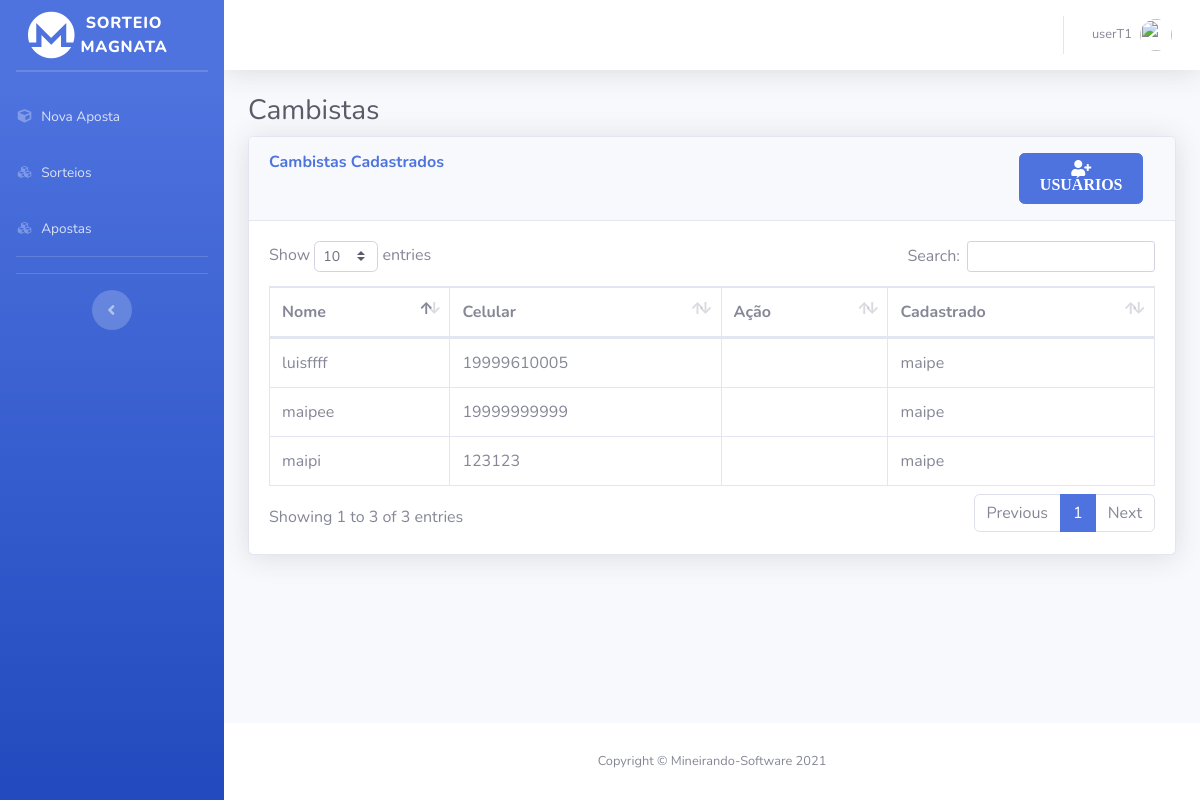
/cambistas.php (signed in), run on the app's committed database.
### tables this page shows
CREATE TABLE `user` (
  `iduser` int(11) NOT NULL,
  `name` varchar(45) NOT NULL,
  `celular` varchar(45) NOT NULL,
  `senha` varchar(100) NOT NULL,
  `tipo` varchar(45) NOT NULL DEFAULT '0',
  `idSuperior` int(11) DEFAULT NULL
);

### cambistas.php (the view, shortened to what this page needs)
<?php
include('php/server.php') ;
  $sort_check_query = 'SELECT * FROM user WHERE tipo = "1" ';
  $result = mysqli_query($db,$sort_check_query);
?>
<!DOCTYPE html>
<html lang="pt-br">
<head>
  <link href="vendor/fontawesome-free/css/all.min.css" rel="stylesheet" type="text/css">
  <link href="css/sb-admin-2.min.css" rel="stylesheet">
  <link href="vendor/datatables/dataTables.bootstrap4.min.css" rel="stylesheet">
</head>
<body id="page-top">
  <div id="wrapper">
    <ul class="navbar-nav bg-gradient-primary sidebar sidebar-dark accordion no-print" id="accordionSidebar">
      <a class="sidebar-brand d-flex align-items-center justify-content-center" href="index.php">
        <div class="col">
          <i class="fab fa-monero fa-3x"></i>
        </div>
        <div class="sidebar-brand-text mx-3">Sorteio Magnata</div>
      </a>
      <hr class="sidebar-divider my-0">
      <hr class="sidebar-divider">
      <li class="nav-item">
        <a class="nav-link" href="novaaposta.php">
          <i class="fas fa-fw fa-cube"></i>
          <span>Nova Aposta</span></a>
      </li>
      <li class="nav-item">
        <a class="nav-link" href="sorteios.php">
          <i class="fas fa-fw fa-cubes"></i>
          <span>Sorteios</span></a>
      </li>
<li class="nav-item">
        <a class="nav-link" href="apostas.php">
          <i class="fas fa-fw fa-cubes"></i>
          <span>Apostas</span></a>
      </li>
      <hr class="sidebar-divider">
      <hr class="sidebar-divider d-none d-md-block">
      <div class="text-center d-none d-md-inline">
        <button class="rounded-circle border-0" id="sidebarToggle"></button>
      </div>
    </ul>
    <div id="content-wrapper" class="d-flex flex-column">
      <div id="content">
        <nav class="navbar navbar-expand navbar-light bg-white topbar mb-4 static-top shadow">
          <ul class="navbar-nav ml-auto">
              <li class="nav-item dropdown no-arrow">
                <a class="nav-link dropdown-toggle" href="#" id="userDropdown" role="button" data-toggle="dropdown" aria-haspopup="true" aria-expanded="false">
                  <span class="mr-2 d-none d-lg-inline text-gray-600 small"><?php echo $_SESSION['username']; ?></span>
                  <img class="img-profile rounded-circle" src="https://source.unsplash.com/QAB-WJcbgJk/60x60">
                </a>
              </li>
          </ul>
        </nav>
        <div class="container-fluid">
          <h1 class="h3 mb-2 text-gray-800">Cambistas</h1>
          <div class="card shadow mb-4">
            <div class="card-header py-3" style="display: flex; flex-direction: row; justify-content: space-between; width: 100%; margin-left: 0px;">
              <h6 class="m-0 font-weight-bold text-primary" style="width: 45%;">Cambistas Cadastrados</h6>
              <div class="col-lg-2 col-md-9 col-sm-12">
                <button class="btn btn-primary" data-toggle="modal" data-target="#modalExemplo"> <i class="fas fa-user-plus"> USUÁRIOS </i> </button>
              </div>
            </div>
            <div class="card-body">
              <div class="table-responsive">
                <table class="table table-bordered" id="dataTable" width="100%" cellspacing="0">
                  <thead>
                    <tr>
                      <th>Nome</th>
                      <th>Celular</th>
                      <th>Ação</th>
                      <th>Cadastrado</th>
                    </tr>
                  </thead>
                  <tbody>
                  <?php
                  $cont =0;
                   while($row = $result->fetch_assoc()) {
                    if($row['idSuperior']==0){
                      $nammm =  "Desconhecido";
                    }
                    else{
                      $user_check_query = 'SELECT * FROM user WHERE iduser='.$row['idSuperior'].'  LIMIT 1';
                    $result1 = mysqli_query($db, $user_check_query);
                    $user = mysqli_fetch_assoc($result1);
                    $nammm =  $user['name'];
                    $idd = $user['iduser'];
                    }
                    $idsup= $_SESSION['id'];
                    echo("<tr>
                    <td>".$row['name']."</td>
                    <td>".$row['celular']."</td>
                    ");
                  if($idd == $idsup){
                    echo("<form id='exc_camb".$cont."' class='dropdown-item' method='post' action='cambistas.php'>
                    <input type='hidden' id='custId' name='idDelet' value='".$row['iduser']."'>
                    <input type='hidden' id='tipo' name='tipo' value='1'>
                  </form>
                    <td style='display: flex;'>
                     <div style='width: 44px !important; max-width: 30%; position: relative;'> <input  class='btn btn-danger' type='submit' form='exc_camb".$cont."' name='exc_camb'  value='    '/><i class='fa fa-minus-square'".$cont."' style='    position: absolute; left: 35%; top: 30%;  color: white; '></i></div >
                  </td>");
                  }
                  else{
                    echo("<td></td>
                    ");
                  }
                  echo("<td>".$nammm."</td>
                  </tr>");
                  $cont +=1;
                   }
                  ?>
                  </tbody>
                </table>
              </div>
            </div>
          </div>
        </div>
      </div>
      <footer class="sticky-footer bg-white no-print">
        <div class="container my-auto">
          <div class="copyright text-center my-auto">
            <span>Copyright &copy; Mineirando-Software 2021</span>
          </div>
        </div>
      </footer>
    </div>
  </div>
</body>
</html>
</body>
</html>

### data on the page
user: name "maipee", celular "19999999999", user.name "maipe"
user: name "luisffff", celular "19999610005", user.name "maipe"
user: name "maipi", celular "123123", user.name "maipe"

### other printed values
$_SESSION['username'] "userT1"
